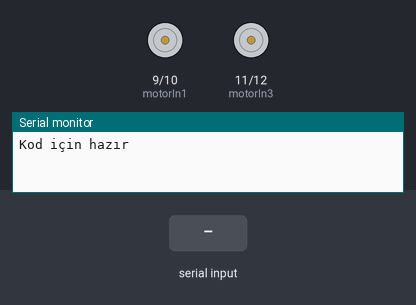
Simulated run of this sketch. Board: Arduino Uno, built with avr-gcc and run on an emulated ATmega328P. On the bench: motor-driver pin pairs drawn as motors (green arrow = first pin HIGH = forward, orange = second pin HIGH = backward, longer = more drive), the last lines printed to the serial monitor. The inputs (shaded band) are chosen by the test bench.

Above: at 1.2 s.
1.3 s: "w" received over the second serial link
At 2.5 s:
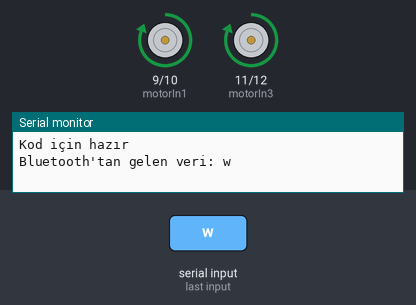
2.8 s: "s" received over the second serial link
At 3.7 s:
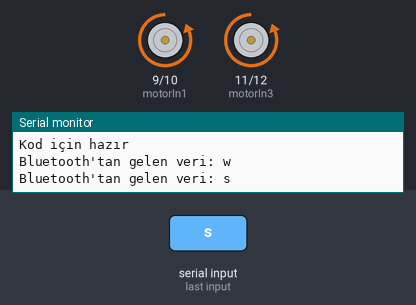
4.3 s: "a" received over the second serial link
At 4.9 s:
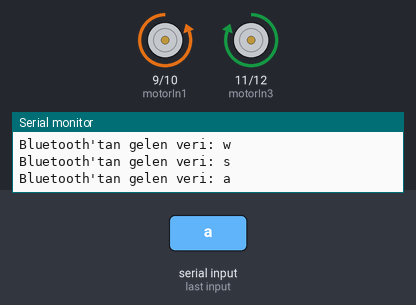
5.8 s: "d" received over the second serial link
At 7.2 s:
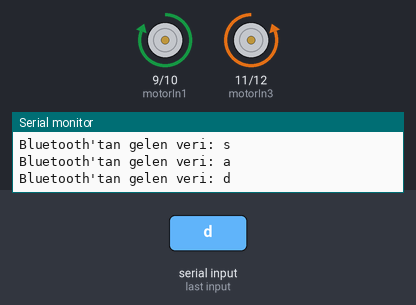
Timing chart, 0 to 8.3 s (numbered marks = the images above; inputs shaded):
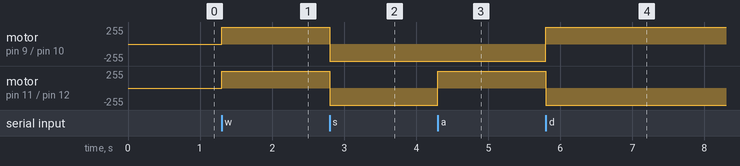

Measured:
- after the input at 1.3 s, motor on pin 9 (motorIn1) / pin 10 (motorIn2), motor on pin 11 (motorIn3) / pin 12 (motorIn4): stopped → forward 255/255 at once
- after the input at 2.8 s, motor on pin 9 (motorIn1) / pin 10 (motorIn2), motor on pin 11 (motorIn3) / pin 12 (motorIn4): forward 255/255 → backward 255/255 at once
- after the input at 4.3 s, motor on pin 11 (motorIn3) / pin 12 (motorIn4): backward 255/255 → forward 255/255 at once
- after the input at 5.8 s, motor on pin 9 (motorIn1) / pin 10 (motorIn2): backward 255/255 → forward 255/255 at once; motor on pin 11 (motorIn3) / pin 12 (motorIn4): forward 255/255 → backward 255/255 at once

The sketch:

araba.ino
```cpp
#define motorIn1 9 //yesil
#define motorIn2 10 //kahverengi

#define motorIn3 11 //kirmizi
#define motorIn4 12 //mor


#include <SoftwareSerial.h>
#define Rx 7
#define Tx 8

SoftwareSerial Bluetooth(Rx,Tx);


char veri= '\0';


void setup() {
  // put your setup code here, to run once:
  pinMode(motorIn1,OUTPUT);
  pinMode(motorIn2,OUTPUT);
  pinMode(motorIn3,OUTPUT);
  pinMode(motorIn4,OUTPUT);
  Serial.begin(9600);

  Bluetooth.begin(9600);
  Serial.println("Kod için hazır");
  pinMode(Rx, INPUT);
  pinMode(Tx, OUTPUT);
}

void loop() {

  if (Bluetooth.available())
  {
    int Deger = Bluetooth.read();
    Serial.print("Bluetooth'tan gelen veri: ");
    Serial.println((char)Deger);
    //Serial.println(Deger);
    veri =((char)Deger);
    //Serial.println(veri);


  }
  // put your main code here, to run repeatedly:
if(veri=='w')
  {
    ileri();
  }
  else if(veri=='s')
  {
    geri();
  }
  else if(veri=='a')
  {
    sol();
  }
  else if(veri=='d')
  {
    sag();
  }
    else if(veri=='z')
  {
    dur();
  }

}


void geri()
{
  digitalWrite(motorIn1,LOW);
  digitalWrite(motorIn2,HIGH);

  digitalWrite(motorIn3,LOW);
  digitalWrite(motorIn4,HIGH);

}


void ileri()
{
  digitalWrite(motorIn1,HIGH);
  digitalWrite(motorIn2,LOW);

  digitalWrite(motorIn3,HIGH);
  digitalWrite(motorIn4,LOW);

}


void sol()
{
  digitalWrite(motorIn1,LOW);
  digitalWrite(motorIn2,HIGH);

  digitalWrite(motorIn3,HIGH);
  digitalWrite(motorIn4,LOW);

}


void sag()
{
  digitalWrite(motorIn1,HIGH);
  digitalWrite(motorIn2,LOW);

  digitalWrite(motorIn3,LOW);
  digitalWrite(motorIn4,HIGH);
}


void dur()
{
  digitalWrite(motorIn1,LOW);
  digitalWrite(motorIn2,LOW);

  digitalWrite(motorIn3,LOW);
  digitalWrite(motorIn4,LOW);
}
```
